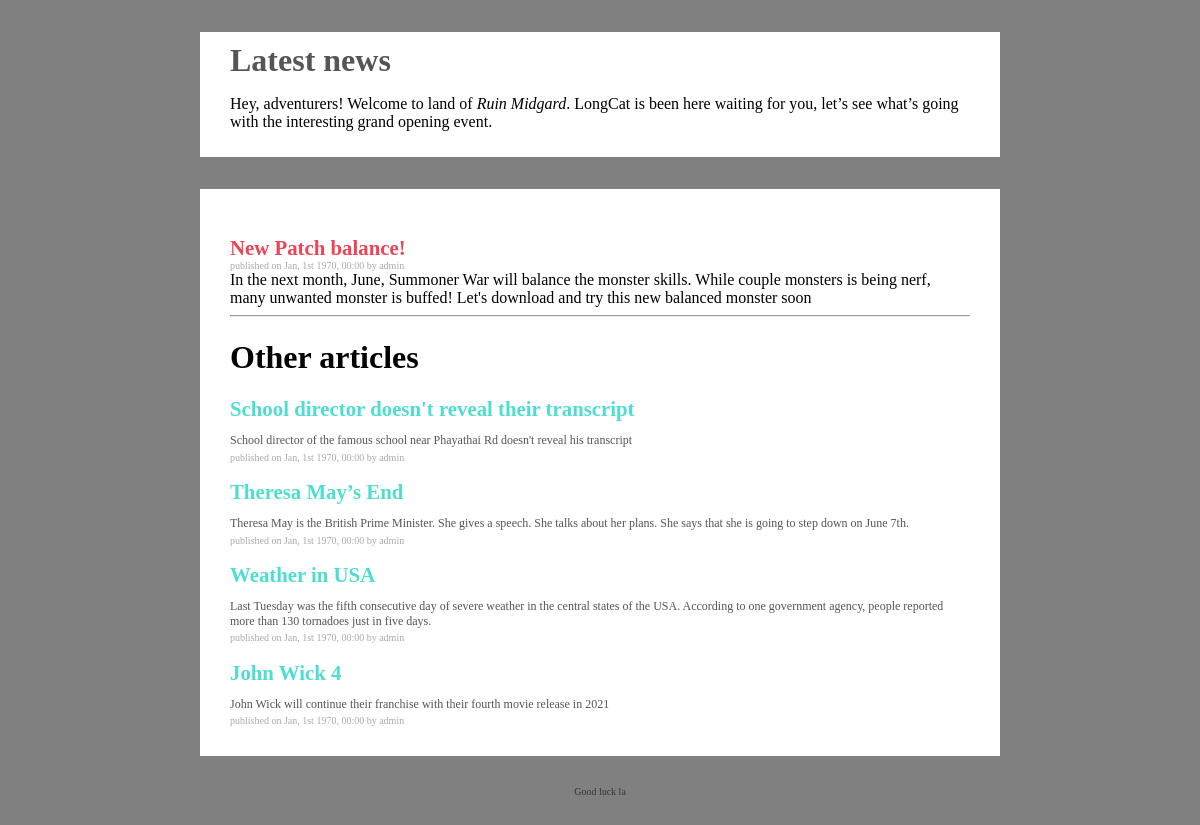
Screenshot of /Hacker/read-news.php?newsid=1 with the database file from the repository.
### tables this page shows
CREATE TABLE `info_news` (
  `news_id` int(11) NOT NULL,
  `news_title` varchar(255) NOT NULL,
  `news_short_description` text NOT NULL,
  `news_full_content` text NOT NULL,
  `news_author` varchar(120) NOT NULL,
  `news_published_on` int(46) NOT NULL
);

### Hacker/includes/functions.php (called while the page is built, shortened)
<?php
    function getAnArticle( $id_article, $conn )
    {
        $request =  $conn->prepare(" SELECT news_id,  news_title, news_full_content, news_author, news_published_on FROM info_news  WHERE news_id = ".$id_article." ");
        return $request->execute() ? $request->fetchAll() : false;
    }
    function getOtherArticles( $differ_id, $conn )
    {
        $request =  $conn->prepare(" SELECT news_id,  news_title, news_short_description, news_full_content, news_author, news_published_on FROM info_news  WHERE news_id != ? ");
        return $request->execute(array($differ_id)) ? $request->fetchAll() : false;
    }

### Hacker/read-news.php (the view, shortened to what this page needs)
<?php require __DIR__.'/includes/functions.php' ?>
<html>
<head>
    <link rel="stylesheet" type="text/css" href="design/style.css">
</head>
<body>
    <div class="container">
        <div class="welcome">
            <h1>Latest news</h1>
            <p>Hey, adventurers! Welcome to land of <em>Ruin Midgard</em>. LongCat is been here waiting for you, let’s see what’s going with the interesting grand opening event.</p>
        </div>
        <div class="news-box">
            <div class="news">
                <?php
                    $dbh = connect_to_db();
                    $id_article = $_GET['newsid'];
                    if ( !empty($id_article) && $id_article > 0) {
                        $article = getAnArticle( $id_article, $dbh );
                        $article = $article[0];
                    }else{
                        $article = false;
                        echo "<strong>Wrong article!</strong>";
                    }
                    $other_articles = getOtherArticles( $id_article, $dbh );
                ?>
                <?php if ( $article && !empty($article) ) :?>
                <h2><?= stripslashes($article->news_title) ?></h2>
                <span>published on <?= date("M, jS  Y, H:i", $article->news_published_on) ?> by <?= stripslashes($article->news_author) ?></span>
                <div>
                    <?= stripslashes($article->news_full_content) ?>
                </div>
            <?php else:?>
                <?php endif?>
            </div>
            <hr>
            <h1>Other articles</h1>
            <div class="similar-posts">
                <?php if ( $other_articles && !empty($other_articles) ) :?>
                <?php foreach ($other_articles as $key => $article) :?>
                <h2><a href="read-news.php?newsid=<?= $article->news_id ?>"><?= stripslashes($article->news_title) ?></a></h2>
                <p><?= stripslashes($article->news_short_description) ?></p>
                <span>published on <?= date("M, jS  Y, H:i", $article->news_published_on) ?> by <?= stripslashes($article->news_author) ?></span>
                <?php endforeach?>
                <?php endif?>
            </div>
        </div>
        <div class="footer">
			Good luck la
        </div>
    </div>
</body>
</html>

### Hacker/design/style.css (style rules this page uses)
html, body { font-family: verdana; font-size: 16px; font-size: 100%; font-size: 1em; height: 100%; width: 100%; margin: 0; padding: 0; background-color: gray; }
* { box-sizing: border-box; }
a { text-decoration: none; color: #4DDED0; }
.welcome { width: 800px; margin: 2em auto; padding: 10px 30px; background-color: #ffffff; }
.welcome h1 { margin: 0; color: #555; }
.news-box { width: 800px; margin: 0.5em auto; padding: 30px; background-color: #ffffff; }
.news-box h2 { font-size: 1.3em; padding: 0; margin-bottom: 0; color: #e45; }
.news-box p { font-size: 12px; padding: 0; margin-bottom: 0.3em; color: #555; }
.news-box span { font-size: 10px; color: #aaa; }
.footer { font-size: 10px; color: #333; text-align: center; width: 800px; margin: 2em auto; padding: 10px 30px; }

### rows the page displays
info_news: news_title "New Patch balance!", news_published_on "Jan, 1st 1970, 00:00", news_author "admin", news_full_content "In the next month, June, Summoner War will balance the monster skills. While couple monsters is being nerf, many unwanted monster is buffed! Let's download and try this new balanced monster soon"
info_news: news_title "School director doesn't reveal their transcript", news_short_description "School director of the famous school near Phayathai Rd doesn't reveal his transcript", news_published_on "Jan, 1st 1970, 00:00", news_author "admin"
info_news: news_title "Theresa May’s End", news_short_description "Theresa May is the British Prime Minister. She gives a speech. She talks about her plans. She says that she is going to step down on June 7th.", news_published_on "Jan, 1st 1970, 00:00", news_author "admin"
info_news: news_title "Weather in USA", news_short_description "Last Tuesday was the fifth consecutive day of severe weather in the central states of the USA. According to one government agency, people reported more than 130 tornadoes just in five days.", news_published_on "Jan, 1st 1970, 00:00", news_author "admin"
info_news: news_title "John Wick 4", news_short_description "John Wick will continue their franchise with their fourth movie release in 2021", news_published_on "Jan, 1st 1970, 00:00", news_author "admin"
